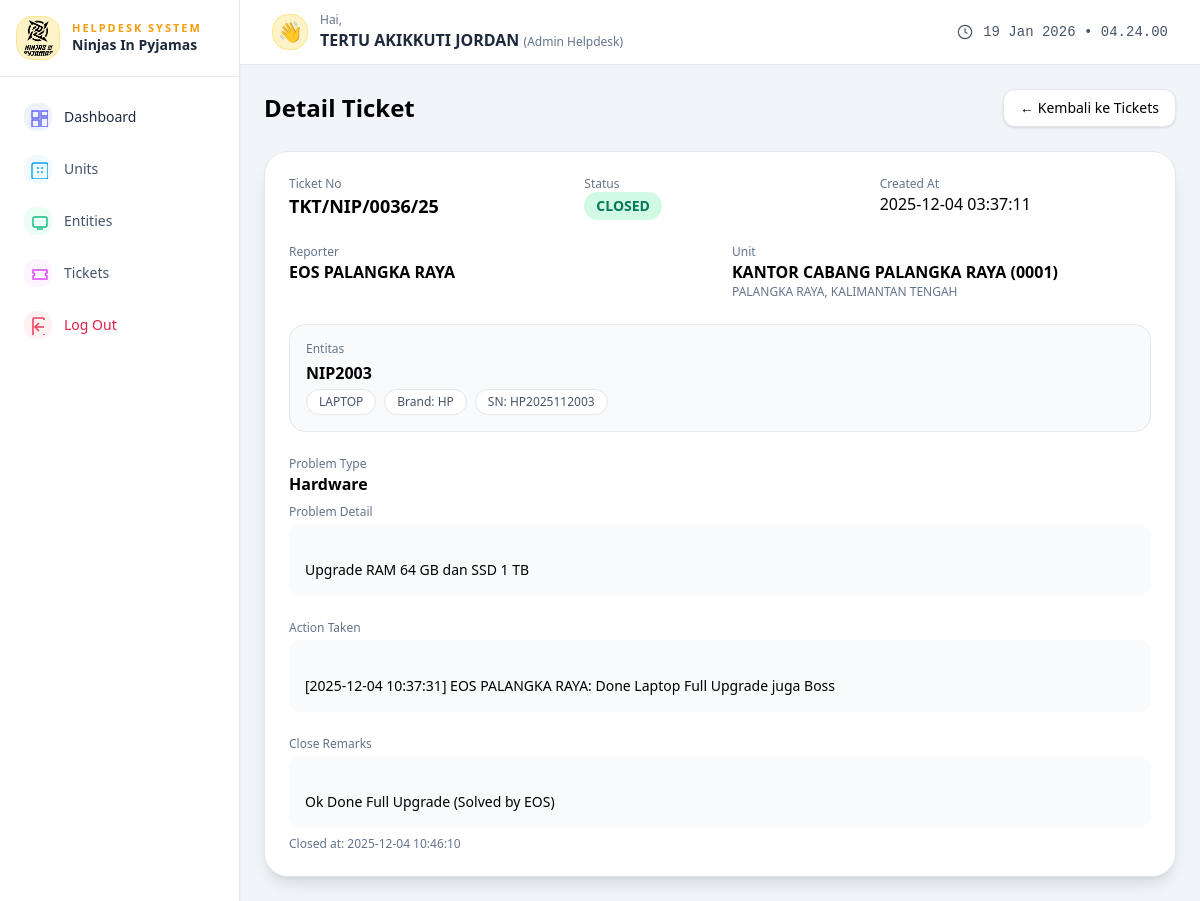
/admin/tickets_detail.php?id=38 (signed in), run on the app's committed database.
### tables this page shows
CREATE TABLE `tickets` (
  `id` int(10) UNSIGNED NOT NULL,
  `ticket_no` varchar(40) NOT NULL,
  `reporter_id` int(10) UNSIGNED NOT NULL,
  `unit_id` int(10) UNSIGNED NOT NULL,
  `entity_id` int(10) UNSIGNED NOT NULL,
  `problem_type` enum('software','hardware','internet','accessories') NOT NULL,
  `problem_detail` text NOT NULL,
  `phone_number` varchar(30) DEFAULT NULL,
  `status` enum('open','waiting','confirmed','closed','cancelled') NOT NULL DEFAULT 'open',
  `action_taken` text DEFAULT NULL,
  `close_remarks` text DEFAULT NULL,
  `close_date` datetime DEFAULT NULL,
  `created_at` timestamp NOT NULL DEFAULT current_timestamp(),
  `updated_at` timestamp NOT NULL DEFAULT current_timestamp() ON UPDATE current_timestamp()
);

CREATE TABLE `users` (
  `id` int(10) UNSIGNED NOT NULL,
  `fullname` varchar(150) NOT NULL,
  `username` varchar(80) NOT NULL,
  `password` varchar(255) NOT NULL,
  `role` enum('admin','project','engineer') NOT NULL DEFAULT 'engineer',
  `status` tinyint(1) NOT NULL DEFAULT 1,
  `created_at` timestamp NOT NULL DEFAULT current_timestamp(),
  `updated_at` timestamp NOT NULL DEFAULT current_timestamp() ON UPDATE current_timestamp()
);

CREATE TABLE `units` (
  `id` int(10) UNSIGNED NOT NULL,
  `unit_id` varchar(50) NOT NULL,
  `nama_unit` varchar(200) NOT NULL,
  `alamat` text DEFAULT NULL,
  `kab_kota` varchar(100) DEFAULT NULL,
  `provinsi` varchar(100) DEFAULT NULL,
  `tat_target` int(10) UNSIGNED DEFAULT NULL,
  `entity_count` int(10) UNSIGNED NOT NULL DEFAULT 0,
  `created_at` timestamp NOT NULL DEFAULT current_timestamp(),
  `updated_at` timestamp NOT NULL DEFAULT current_timestamp() ON UPDATE current_timestamp()
);

CREATE TABLE `entities` (
  `id` int(10) UNSIGNED NOT NULL,
  `unit_id` int(10) UNSIGNED NOT NULL,
  `nama_pengguna` varchar(150) DEFAULT NULL,
  `nama_entitas` varchar(200) NOT NULL,
  `serial_number` varchar(150) DEFAULT NULL,
  `tipe_entitas` varchar(100) DEFAULT NULL,
  `brand` varchar(100) DEFAULT NULL,
  `jumlah_ticket` int(10) UNSIGNED NOT NULL DEFAULT 0,
  `created_at` timestamp NOT NULL DEFAULT current_timestamp(),
  `updated_at` timestamp NOT NULL DEFAULT current_timestamp() ON UPDATE current_timestamp()
);

### public/admin/tickets_detail.php (the view, shortened to what this page needs)
<?php
$pdo = db();
$id = (int)($_GET['id'] ?? 0);
$stmt = $pdo->prepare("
    SELECT
        t.*,
        u.fullname AS reporter_name,
        e.nama_entitas, e.serial_number, e.brand, e.tipe_entitas,
        un.unit_id AS unit_kode, un.nama_unit AS unit_nama,
        un.kab_kota, un.provinsi
    FROM tickets t
    LEFT JOIN users u ON t.reporter_id = u.id
    LEFT JOIN entities e ON t.entity_id = e.id
    LEFT JOIN units un ON t.unit_id = un.id
    WHERE t.id = :id
");
$stmt->execute([':id' => $id]);
$tk = $stmt->fetch();
$badgeMap = [
    'open'      => 'bg-indigo-100 text-indigo-700',
    'waiting'   => 'bg-amber-100 text-amber-700',
    'confirmed' => 'bg-sky-100 text-sky-700',
    'closed'    => 'bg-emerald-100 text-emerald-700',
    'cancelled' => 'bg-rose-100 text-rose-700',
];
$badgeCls = $badgeMap[$tk['status']] ?? 'bg-slate-100 text-slate-700';
?>
<!DOCTYPE html>
<html lang="id">
<head>
    <script src="https://cdn.tailwindcss.com"></script>
</head>
<body class="bg-slate-100 min-h-screen flex">
<?php include __DIR__ . '/sidebar_admin.php'; ?>
<div class="flex-1 flex flex-col">
    <?php include __DIR__ . '/header_admin.php'; ?>
    <main class="p-6 space-y-6 fade-in-soft">
        <div class="flex items-center justify-between">
            <h1 class="text-2xl font-semibold">Detail Ticket</h1>
            <a href="tickets.php"
               class="inline-flex items-center gap-2 px-4 py-2 bg-white border rounded-xl text-sm shadow hover:bg-slate-50">
                ← Kembali ke Tickets
            </a>
        </div>
        <div class="bg-white rounded-3xl shadow-lg border p-6 space-y-6">
            <div class="grid md:grid-cols-3 gap-6">
                <div>
                    <p class="text-xs text-slate-500">Ticket No</p>
                    <p class="text-lg font-semibold"><?= htmlspecialchars($tk['ticket_no']); ?></p>
                </div>
                <div>
                    <p class="text-xs text-slate-500">Status</p>
                    <span class="inline-flex items-center px-3 py-1 rounded-full <?= $badgeCls ?> text-sm font-semibold">
                        <?= strtoupper($tk['status']); ?>
                    </span>
                </div>
                <div>
                    <p class="text-xs text-slate-500">Created At</p>
                    <p class="font-medium"><?= htmlspecialchars($tk['created_at']); ?></p>
                </div>
            </div>
            <div class="grid md:grid-cols-2 gap-6">
                <div>
                    <p class="text-xs text-slate-500">Reporter</p>
                    <p class="text-base font-semibold"><?= htmlspecialchars($tk['reporter_name']); ?></p>
                </div>
                <div>
                    <p class="text-xs text-slate-500">Unit</p>
                    <p class="font-semibold"><?= htmlspecialchars($tk['unit_nama']); ?> (<?= htmlspecialchars($tk['unit_kode']); ?>)</p>
                    <p class="text-xs text-slate-500"><?= htmlspecialchars($tk['kab_kota'] . ', ' . $tk['provinsi']); ?></p>
                </div>
            </div>
            <div class="border rounded-2xl p-4 bg-slate-50">
                <p class="text-xs text-slate-500 mb-1">Entitas</p>
                <div class="text-base font-semibold mb-1">
                    <?= htmlspecialchars($tk['nama_entitas']); ?>
                </div>
                <div class="flex flex-wrap gap-2 text-xs text-slate-600">
                    <span class="bg-white px-3 py-1 rounded-full border">
                        <?= strtoupper($tk['tipe_entitas']); ?>
                    </span>
                    <span class="bg-white px-3 py-1 rounded-full border">
                        Brand: <?= htmlspecialchars($tk['brand']); ?>
                    </span>
                    <span class="bg-white px-3 py-1 rounded-full border">
                        SN: <?= htmlspecialchars($tk['serial_number']); ?>
                    </span>
                </div>
            </div>
            <div>
                <p class="text-xs text-slate-500">Problem Type</p>
                <p class="font-semibold text-base mb-2"><?= ucfirst($tk['problem_type']); ?></p>
                <p class="text-xs text-slate-500 mb-1">Problem Detail</p>
                <div class="bg-slate-50 rounded-xl p-4 whitespace-pre-line text-sm">
                    <?= nl2br(htmlspecialchars($tk['problem_detail'])); ?>
                </div>
            </div>
            <div>
                <p class="text-xs text-slate-500 mb-1">Action Taken</p>
                <div class="bg-slate-50 rounded-xl p-4 text-sm whitespace-pre-line">
                    <?= $tk['action_taken'] ? nl2br(htmlspecialchars($tk['action_taken'])) : '<span class="text-slate-400">Belum ada tindakan.</span>'; ?>
                </div>
            </div>
            <?php if ($tk['status'] === 'closed'): ?>
                <div>
                    <p class="text-xs text-slate-500 mb-1">Close Remarks</p>
                    <div class="bg-slate-50 rounded-xl p-4 text-sm whitespace-pre-line">
                        <?= $tk['close_remarks'] ? nl2br(htmlspecialchars($tk['close_remarks'])) : '<span class="text-slate-400">-</span>'; ?>
                    </div>
                    <div class="text-xs text-slate-500 mt-2">
                        Closed at: <span class="font-medium"><?= htmlspecialchars($tk['close_date']); ?></span>
                    </div>
                </div>
            <?php endif; ?>
        </div>
    </main>
</div>
</body>
</html>

### public/admin/tickets_detail.php (style rules this page uses)
.fade-in-soft { animation: fadeInUpSoft 0.7s cubic-bezier(.22,.61,.36,1) forwards; }

### data on the page
tickets: ticket_no "TKT/NIP/0036/25", status "CLOSED", created_at "2025-12-04 03:37:11", reporter.fullname "EOS PALANGKA RAYA", unit.nama_unit "KANTOR CABANG PALANGKA RAYA", unit.unit_id "0001", unit.provinsi "PALANGKA RAYA, KALIMANTAN TENGAH", entity.nama_entitas "NIP2003", entity.tipe_entitas "LAPTOP", entity.brand "HP", entity.serial_number "HP2025112003", problem_type "Hardware", problem_detail "Upgrade RAM 64 GB dan SSD 1 TB", action_taken "[2025-12-04 10:37:31] EOS PALANGKA RAYA: Done Laptop Full Upgrade juga Boss", close_remarks "Ok Done Full Upgrade (Solved by EOS)", close_date "2025-12-04 10:46:10"

### other printed values
$fullname "TERTU AKIKKUTI JORDAN"
$roleLabel "Admin Helpdesk"
